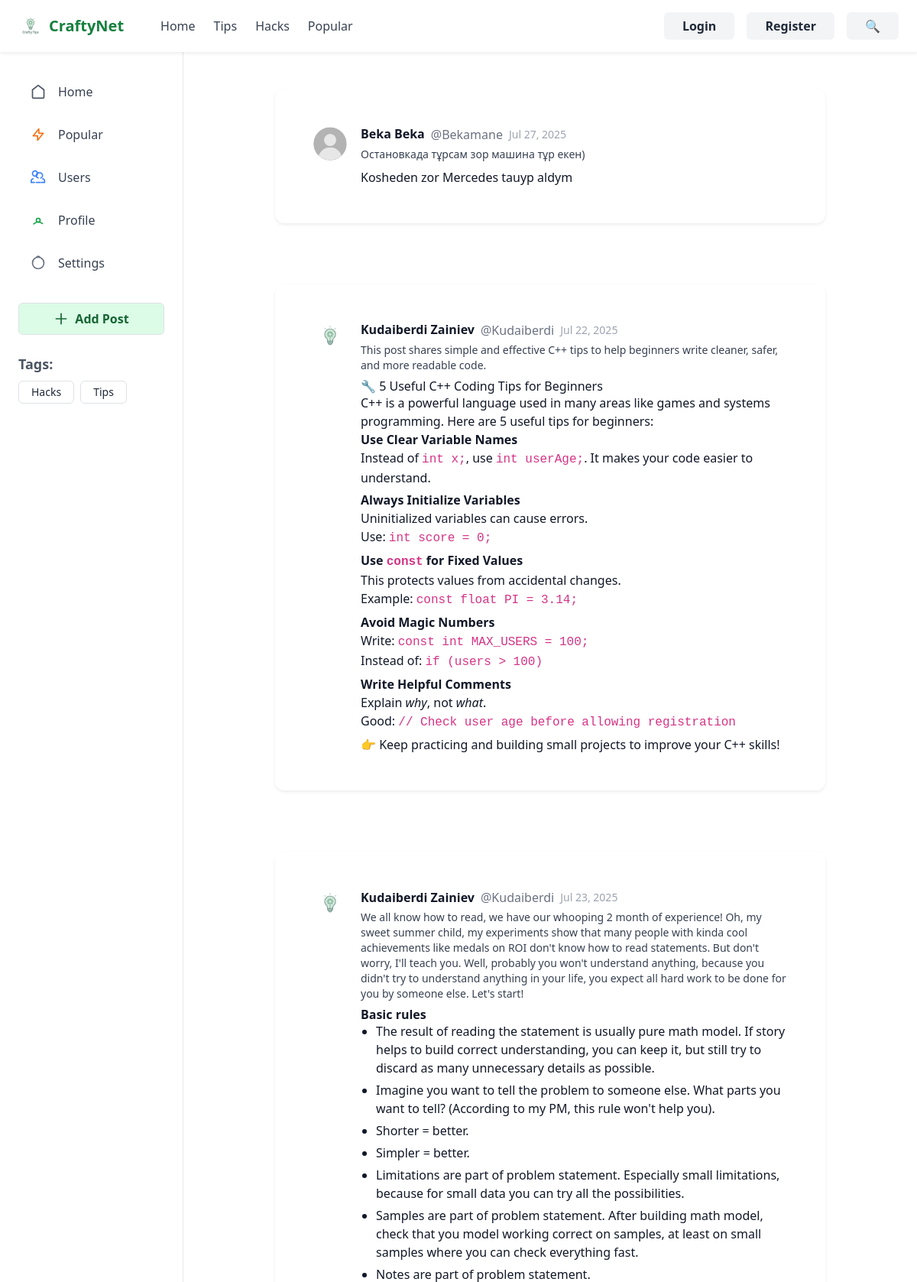
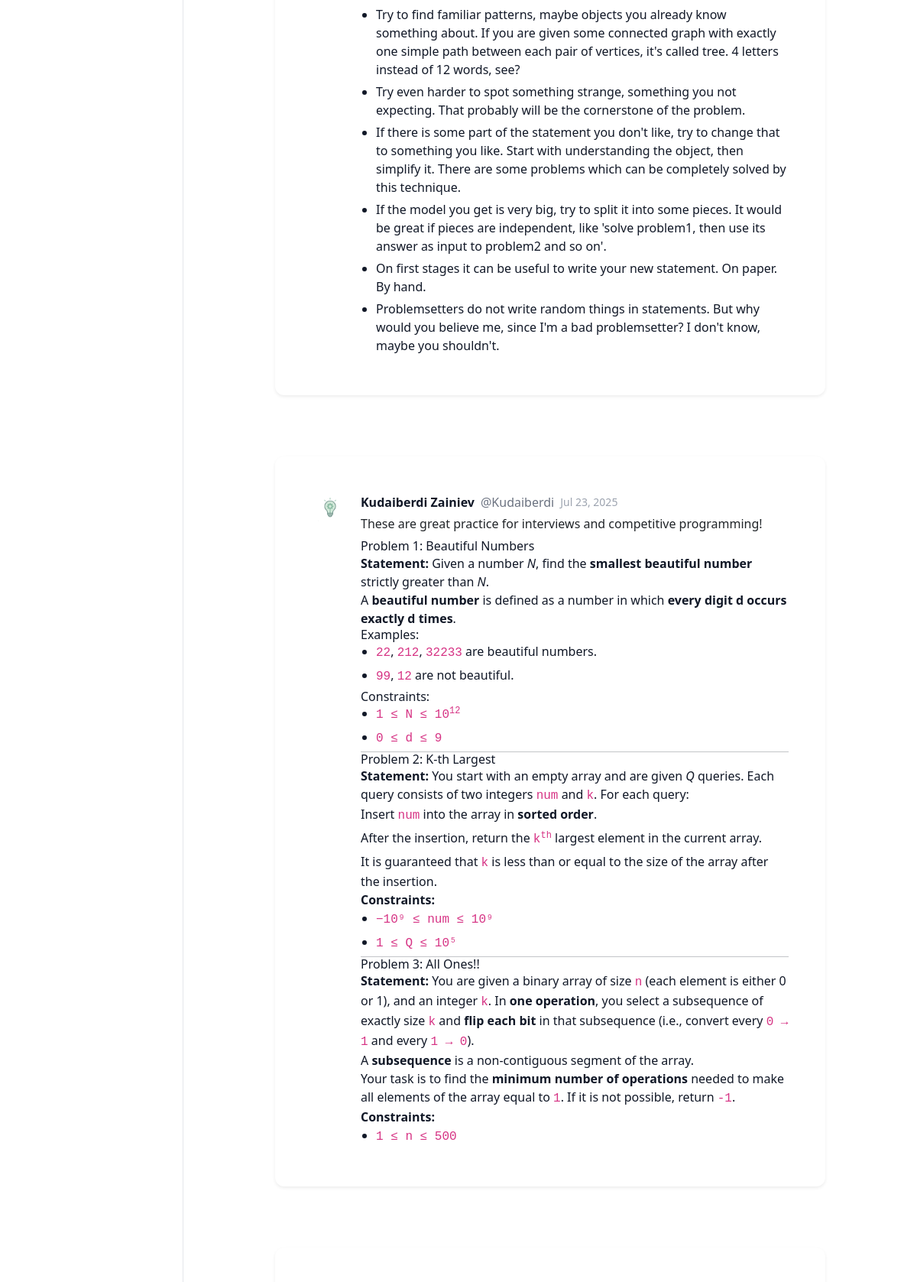
Screenshot of /category/tips/ (upper part) with the database file from the repository (2 pictures, top to bottom).
### homee/models.py (models this page shows, shortened)
class TagPost(models.Model):
    tag = models.CharField(max_length=255, db_index=True)
    slug = models.SlugField(max_length=255, unique=True, db_index=True)
    def get_absolute_url(self):
        return reverse('tag', kwargs={'tag_slug': self.slug})
    class Meta:
        verbose_name = "Tag"
        verbose_name_plural = "Tags"

class Home(models.Model):
    class Status(models.IntegerChoices):
        DRAFT = 0, 'Drafts'
        PUBLISHED = 1, 'Published'
    time = models.DateTimeField(auto_now_add=True)
    time_update = models.DateTimeField(auto_now=True)
    slug = models.SlugField(max_length=255, unique=True, db_index=True, blank=True)
    title = models.CharField(max_length=255)
    photo = models.ImageField(upload_to="static/photos/%Y/%m/%d", default=None, blank=True, null=True, verbose_name='Image')
    status = models.CharField(max_length=255)
    likes = models.ManyToManyField(get_user_model(), related_name='liked_posts', blank=True)
    about = models.TextField(blank=True)
    post = models.TextField(blank=True)
    is_published = models.BooleanField(choices=tuple(map(lambda x: (bool(x[0]), x[1]) ,Status.choices)),
                                       default=Status.DRAFT)
    cat = models.ForeignKey('Categories', on_delete=models.PROTECT, related_name='posts')
    tags = models.ManyToManyField('TagPost', blank=True, related_name='tags')
    tags2 = models.ManyToManyField('TagPost2', blank=True, related_name='posts2')
    author = models.ForeignKey(get_user_model(), on_delete=models.SET_NULL, related_name='author', null=True, default=None)
    objects = models.Manager()
    published = PublishedManager()
    class Meta:
        verbose_name = "Content"
        ordering = ["-time_update"]
        indexes = [
            models.Index(fields=ordering)
        ]

### logr/models.py (models this page shows)
class User(AbstractUser):
    photo = models.ImageField(upload_to='static/users/%Y/%m/%d/', blank=True, null=True, verbose_name='Photo')

### category/views.py (the view)
# urls.py: path('category/<slug:cat_slug>/', Category.as_view(), name='cat'),
class Category(ListView):
    template_name = "cat_post.html"
    context_object_name = 'post'
    allow_empty = True
    def get_queryset(self):
        return Home.published.filter(cat__slug=self.kwargs['cat_slug'])
    def get_context_data(self, **kwargs):
        contex = super().get_context_data(**kwargs)
        posts = contex['post']
        contex['main_title'] = "Crafty Tips"
        contex['count'] = len(posts)
        if posts:
            cat = posts[0].cat
            contex['title'] = 'Latest '+cat.name
        else:
            contex['title'] = "No posts in this category"
        return contex

### homee/models.py (called while the page is built)
    def get_queryset(self):
        return super().get_queryset().filter(is_published=Home.Status.PUBLISHED)

### homee/templatetags/custom_filters.py (called while the page is built)
@register.inclusion_tag('list_tags.html')
def get_all_tags():
    return {'tags': TagPost.objects.annotate(total=Count("tags")).filter(total__gt=0)}

### category/templates/cat_post.html
{% extends 'base.html' %}
{% load custom_filters %}
{% load static %}
{% block content %}
    <main class="max-w-3xl mx-auto p-6">
        {% if not post %}
            <p class="mb-4" style="color:rgb(99, 97, 97);"> There are currently no posts.</p>
        {% else %}
            <section class="gap-6 grid grid-cols-1">
                {% for d in post %}
                    <a href="{% url 'post' d.id %}"><article class="bg-white rounded-xl shadow-sm hover:shadow-md transition p-5 mb-8">
                        <div class="flex space-x-4">
                            {% if d.author.photo %}
                                <img class="w-12 h-12 rounded-full object-cover" src="{{ d.author.photo.url }}" alt="{{ d.author.username }}'s avatar">
                            {% else %}
                                <img class="w-12 h-12 rounded-full object-cover" src="{% static '/users/default.png' %}" alt="Default avatar">
                            {% endif %}
                            <div class="flex-1">
                                <header class="flex items-center space-x-2">
                                    <h2 class="font-semibold text-gray-900"> {{d.author.first_name}} {{d.author.last_name}} </h2>
                                    <a href="{% url 'users:user_profile' d.author.id %}"><span class="text-gray-500"> @{{d.author.username}} </span></a>
                                    <time class="text-gray-400 text-sm ml-auto">{{ d.time|date:"M d, Y" }}</time>
                                </header>
                                    {% if d.about %}
                                    <p class="mt-1 text-gray-700 text-sm">{{ d.about|safe }}</p>
                                {% endif %}
                                <div class="mt-2 text-gray-900 text-base">
                                    {{ d.post|safe }}
                                </div>
                            </div>
                        </div>
                    </article></a>
                {% endfor %}
            </section>
        {% endif %}
    </main>
{% endblock %}

### homee/templates/list_tags.html
{% if tags %}
    <div class="mt-4">
        <h3 class="text-lg font-semibold mb-2 text-gray-600">Tags:</h3>
        <div class="flex flex-wrap gap-2">
            {% for i in tags %}
                <a href="{{ i.get_absolute_url }}"
                   class="px-3 py-1 text-sm text-gray-800 border border-gray-400 rounded hover:bg-gray-200 transition">
                    {{ i.tag }}
                </a>
            {% endfor %}
        </div>
    </div>
{% endif %}

### templates/base.html (style rules this page uses)
ul { list-style: disc !important; padding-left: 20px !important; }
li { margin-bottom: 5px; }

### rows the page displays
TagPost: tag "Hacks"
TagPost: tag "Tips"
Home: author.first_name "Beka", author.last_name "Beka", author.username "Bekamane", time "Jul 27, 2025", about "Остановкада тұрсам зор машина тұр екен)", post "Kosheden zor Mercedes tauyp aldym"
Home: author.photo (picture), author.first_name "Kudaiberdi", author.last_name "Zainiev", author.username "Kudaiberdi", time "Jul 22, 2025", about "This post shares simple and effective C++ tips to help beginners write cleaner, safer, and more readable code.", post "🔧 5 Useful C++ Coding Tips for Beginners C++ is a powerful language used in many areas like games and systems programming. Here are 5 useful tips for beginners: Use Clear Variable Names Instead of int x; , use int userAge; . It makes your code easier to understand. Always Initialize Variables Uninitialized variables can cause errors. Use: int score = 0; Use const for Fixed Values This protects values from accidental changes. Example: const float PI = 3.14; Avoid Magic Numbers Write: const int MAX_USERS = 100; Instead of: if (users > 100) Write Helpful Comments Explain why , not what . Good: // Check user age before allowing registration 👉 Keep practicing and building small projects to…"
Home: author.photo (picture), author.first_name "Kudaiberdi", author.last_name "Zainiev", author.username "Kudaiberdi", time "Jul 23, 2025", about "We all know how to read, we have our whooping 2 month of experience! Oh, my sweet summer child, my experiments show that many people with kinda cool achievements like medals on ROI don't know how to read statements. But don't worry, I'll teach you. Well, probably you won't understand anything, because you didn't try to understand anything in your life, you expect all hard work to be done for you by someone else. Let's start!", post "Basic rules The result of reading the statement is usually pure math model. If story helps to build correct understanding, you can keep it, but still try to discard as many unnecessary details as possible. Imagine you want to tell the problem to someone else. What parts you want to tell? (According to my PM, this rule won't help you). Shorter = better. Simpler = better. Limitations are part of problem statement. Especially small limitations, because for small data you can try all the possibilities. Samples are part of problem statement. After building math model, check that you model working correct on samples, at least on small samples where you can check everything fast. Notes are part of…"
Home: author.photo (picture), author.first_name "Kudaiberdi", author.last_name "Zainiev", author.username "Kudaiberdi", time "Jul 23, 2025", about "These are great practice for interviews and competitive programming!", post "Problem 1: Beautiful Numbers Statement: Given a number N , find the smallest beautiful number strictly greater than N . A beautiful number is defined as a number in which every digit d occurs exactly d times . Examples: 22 , 212 , 32233 are beautiful numbers. 99 , 12 are not beautiful. Constraints: 1 ≤ N ≤ 10 12 0 ≤ d ≤ 9 Problem 2: K-th Largest Statement: You start with an empty array and are given Q queries. Each query consists of two integers num and k . For each query: Insert num into the array in sorted order . After the insertion, return the k th largest element in the current array. It is guaranteed that k is less than or equal to the size of the array after the insertion.…"
